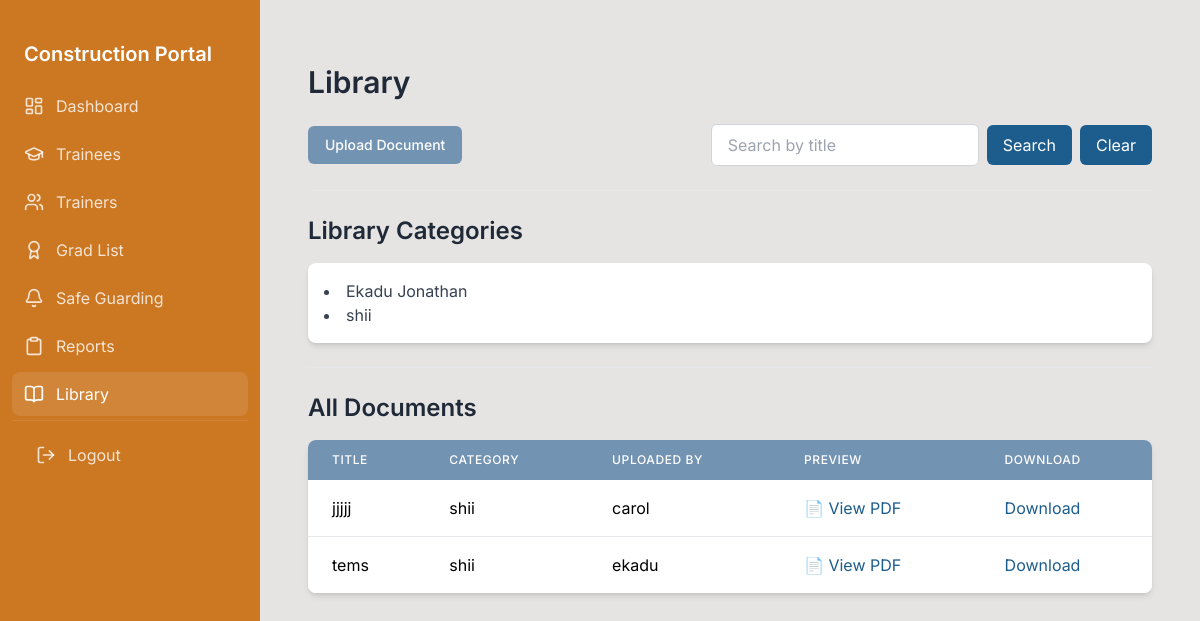
The page /sectorlead/library/ (signed in) on the database its author committed.
### urdt_app/models.py (models this page shows, shortened)
class LibraryCategory(models.Model):
    name = models.CharField(max_length=255)
    created_at = models.DateTimeField(auto_now_add=True)

class LibraryDocument(models.Model):
    category = models.ForeignKey(LibraryCategory, on_delete=models.SET_NULL, null=True, blank=True)
    title = models.CharField(max_length=255)
    file = models.FileField(upload_to="library_docs/")
    uploaded_by = models.ForeignKey(CustomUser, on_delete=models.SET_NULL, null=True, blank=True)
    created_at = models.DateTimeField(auto_now_add=True)

class CustomUser(AbstractUser):
    ROLE_CHOICES = [
        ('SUPER_USER', 'Super User'),
        ('ADMINISTRATIVE_USER', 'Admin'),
        ('SUB_ADMIN', 'Sub Admin'),
        ('EPICENTER_MANAGER', 'Epicenter Manager'),
        ('SECTOR_LEAD', 'Sector Lead'),
        ('DATA_ENTRANT', 'Data Entrant'),
        ('TRAINER', 'Trainer'),
        ('TRAINEE', 'Trainee'),
    ]
    DESIGNATION_CHOICES = [
        ('Project Manager', 'Project Manager'),
        ('CEO', 'CEO'),
        ('Academic Registrar', 'Academic Registrar'),
        ('Director Education and Training', 'Director Education and Training'),
        ('Director Finance and Admin', 'Director Finance and Admin'),
        ('Director Epicentre Strategy', 'Director Epicentre Strategy'),
        ('Director Cooperate Relations', 'Director Corporate Relations'),
        ('Human Resource', 'Human Resource'),
        ('Safe Guarding Officer', 'Safeguarding Officer'),
        ('Principal', 'Principal'),
        ('Accountant', 'Accountant'),
        ('M&E Officer', 'M&E Officer'),
        ('MERL Coordinator', 'MERL Coordinator'),
        ('IT Officer', 'IT Officer'),
        ('Artisan', 'Artisan'),
        ('Agribusiness Practitioner', 'Agribusiness Practitioner'),
    ]
    role = models.CharField(max_length=20, choices=ROLE_CHOICES, default='SECTOR_LEAD')
    designation = models.CharField(max_length=255, null=True, blank=True)
    phone_number = models.CharField(max_length=15, blank=True, null=True)
    sector = models.ForeignKey(
        'Sector', on_delete=models.SET_NULL, null=True, blank=True, related_name='sector_leads'
    )
    district = models.ForeignKey(
        'District', on_delete=models.SET_NULL, null=True, blank=True, related_name='epicenter_managers'
    )
    data_entrant_district = models.ForeignKey(
        'District', on_delete=models.SET_NULL, null=True, blank=True, related_name='data_entrants'
    )
    can_enroll_trainees = models.BooleanField(default=False, help_text="Can enroll trainees")
    can_enroll_trainers = models.BooleanField(default=False, help_text="Can enroll trainers")
    can_edit_trainees = models.BooleanField(default=False, help_text="Can edit assigned trainees")

### urdt_app/views.py (the view)
# urls.py: path('sectorlead/library/', views.sector_lead_library_dashboard, name='sector_lead_library_dashboard'),
@login_required
@user_passes_test(sector_lead_required)
def sector_lead_library_dashboard(request):
    categories = LibraryCategory.objects.all().order_by('name')
    search_query = request.GET.get('search', '').strip()
    if search_query:
        documents_qs = LibraryDocument.objects.select_related('category').filter(
            title__icontains=search_query
        ).order_by('-created_at')
    else:
        documents_qs = LibraryDocument.objects.select_related('category').all().order_by('-created_at')
    paginator = Paginator(documents_qs, 30)
    page = request.GET.get('page', 1)
    try:
        documents = paginator.page(page)
    except PageNotAnInteger:
        documents = paginator.page(1)
    except EmptyPage:
        documents = paginator.page(paginator.num_pages)
    context = {
        'categories': categories,
        'documents': documents,
        'search_query': search_query,
    }
    return render(request, 'sectorlead/library_dashboard.html', context)

### urdt_app/context_processors.py (called while the page is built, shortened)
def safeguarding_notifications(request):
    if not request.user.is_authenticated:
        return {}
    user = request.user
    if (user.role == 'SUB_ADMIN' or
        (user.designation and user.designation.lower() in [
            'm&e officer', 'principal', 'sector lead', 'accountant', 'project manager', 'safe guarding officer'
        ]) or
        (user.role and user.role.lower() == 'sector_lead')):
        unread_from_trainees = SafeguardingMessage.objects.filter(
            sender__role='TRAINEE'
        ).exclude(read_by=request.user)
        if user.role and user.role.lower() == 'sector_lead':
            unread_from_trainees = unread_from_trainees.filter(trainee__sector=user.sector)
        staff_unread_count = unread_from_trainees.values('trainee').distinct().count()
        return {'staff_unread_count': staff_unread_count}
    return {}

### urdt_app/utils.py (called while the page is built)
def sector_lead_required(user):
    return user.is_authenticated and user.role == "SECTOR_LEAD" and user.sector is not None

### templates/sectorlead/library_dashboard.html (shortened to what this page needs)
{% extends base_template %}
{% block content %}
<div class="container mx-auto px-4 py-8">
  <h1 class="text-3xl font-semibold text-gray-800 mb-6">Library</h1>
  <div class="flex items-center justify-between mb-6">
    <div>
      <a href="{% url 'sector_lead_upload_library_document' %}"
         class="inline-flex items-center px-4 py-2 border border-transparent text-sm font-medium rounded-md text-white bg-[#7393B3] hover:bg-[#249428] focus:outline-none focus:ring-2 focus:ring-offset-2 focus:ring-blue-500">
        Upload Document
      </a>
    </div>
    <form method="GET" class="flex items-center space-x-2">
      <input
        type="text"
        name="search"
        placeholder="Search by title"
        value="{{ search_query }}"
        class="px-4 py-2 border border-gray-300 rounded-md focus:outline-none focus:ring-2 focus:ring-blue-500"
      >
      <button
        type="submit"
        class="px-4 py-2 bg-[#1d5d8d] text-white rounded-md hover:bg-blue-700">
        Search
      </button>
      <a
        href="{% url 'sector_lead_library_dashboard' %}"
        class="px-4 py-2 bg-[#1d5d8d] text-white rounded-md hover:bg-gray-300">
        Clear
      </a>
    </form>
  </div>
  <hr class="my-6" />
  <h2 class="text-2xl font-semibold text-gray-800 mb-4">Library Categories</h2>
  <ul class="list-disc list-inside bg-white p-4 rounded-lg shadow-md">
    {% for cat in categories %}
      <li class="text-gray-700">{{ cat.name }}</li>
    {% empty %}
      <p class="text-gray-500">No categories available</p>
    {% endfor %}
  </ul>
  <hr class="my-6" />
  <h2 class="text-2xl font-semibold text-gray-800 mb-4">All Documents</h2>
  <div class="overflow-x-auto bg-white shadow-md rounded-lg">
    <table class="min-w-full table-auto">
      <thead class="bg-[#7393B3] text-white">
        <tr>
          <th class="px-6 py-3 text-left text-xs font-medium uppercase tracking-wider">Title</th>
          <th class="px-6 py-3 text-left text-xs font-medium uppercase tracking-wider">Category</th>
          <th class="px-6 py-3 text-left text-xs font-medium uppercase tracking-wider">Uploaded By</th>
          <th class="px-6 py-3 text-left text-xs font-medium uppercase tracking-wider">Preview</th>
          <th class="px-6 py-3 text-left text-xs font-medium uppercase tracking-wider">Download</th>
        </tr>
      </thead>
      <tbody class="bg-white divide-y divide-gray-200">
        {% for doc in documents %}
        <tr class="hover:bg-blue-50">
          <td class="px-6 py-4 whitespace-nowrap">{{ doc.title }}</td>
          <td class="px-6 py-4 whitespace-nowrap">
            {% if doc.category %}{{ doc.category.name }}{% else %}-{% endif %}
          </td>
          <td class="px-6 py-4 whitespace-nowrap">
            {% if doc.uploaded_by %}{{ doc.uploaded_by.username }}{% else %}-{% endif %}
          </td>
          <td class="px-6 py-4 whitespace-nowrap">
            {% if doc.file %}
              {% if doc.file.url|lower|slice:'-3:' in 'jpg jpeg png gif' %}
                <a href="{{ doc.file.url }}" target="_blank">
                  <img src="{{ doc.file.url }}" alt="Attachment" class="w-20 h-20 object-cover rounded-md">
                </a>
              {% elif doc.file.url|lower|slice:'-3:' == 'pdf' %}
                📄 <a href="{{ doc.file.url }}" target="_blank" class="text-[#1d5d8d] hover:text-blue-700">View PDF</a>
              {% else %}
                📁 <a href="{{ doc.file.url }}" target="_blank" class="text-[#1d5d8d] hover:text-blue-700">{{ doc.file.name }}</a>
              {% endif %}
            {% else %}
              <p class="text-gray-500">No file uploaded</p>
            {% endif %}
          </td>
          <td class="px-6 py-4 whitespace-nowrap">
            {% if doc.file %}
              <a href="{{ doc.file.url }}" download class="text-[#1d5d8d] hover:text-blue-700">
                Download
              </a>
            {% else %}
              <p class="text-gray-500">N/A</p>
            {% endif %}
          </td>
        </tr>
        {% empty %}
        <tr>
          <td colspan="5" class="px-6 py-4 text-center text-gray-500">No documents available</td>
        </tr>
        {% endfor %}
      </tbody>
    </table>
  </div>
</div>
{% endblock %}

### templates/sectorlead/construction_base.html (style rules this page uses)
:root { --sidebar-width: 260px; }
body { font-family: 'Inter', sans-serif; }

### rows shown on the page
LibraryCategory: name "Ekadu Jonathan"
LibraryCategory: name "shii"
LibraryDocument: title "jjjjj", category.name "shii", uploaded_by.username "carol"
LibraryDocument: title "tems", category.name "shii", uploaded_by.username "ekadu"
